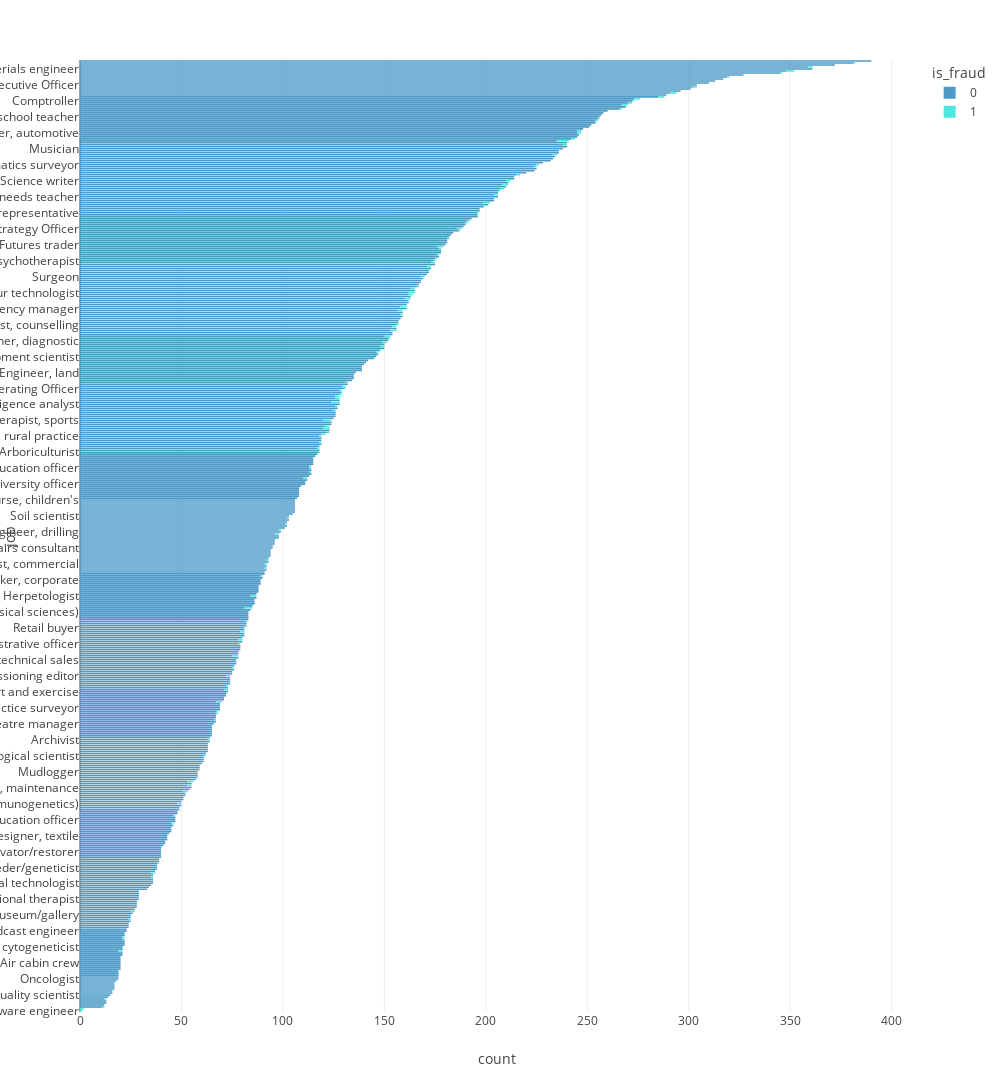

Notebook code cell kept with this figure:
### Code cell
df['job'].value_counts()
fig = px.histogram(df, y="job", color="is_fraud", category_orders={"job": df['job'].value_counts().index.to_list()})
fig.update_layout(width=1000, height=2500)
fig.show()

### Figure 1 — Plotly figure (JSON) as saved in the notebook; plotly's stock layout.template omitted (floating-point values rounded to 4 significant figures; data arrays with more than 128 entries replaced by an {"elided": "..."} marker saying what was removed)
{"data": [{"alignmentgroup": "True", "bingroup": "y", "hovertemplate": "is_fraud=0<br>count=%{x}<br>job=%{y}<extra></extra>", "legendgroup": "0", "marker": {"color": "#4B9AC7", "pattern": {"shape": ""}}, "name": "0", "offsetgroup": "0", "orientation": "h", "showlegend": true, "type": "histogram", "xaxis": "x", "y": {"elided": "55359 str values"}, "yaxis": "y"}, {"alignmentgroup": "True", "bingroup": "y", "hovertemplate": "is_fraud=1<br>count=%{x}<br>job=%{y}<extra></extra>", "legendgroup": "1", "marker": {"color": "#4BE8E0", "pattern": {"shape": ""}}, "name": "1", "offsetgroup": "1", "orientation": "h", "showlegend": true, "type": "histogram", "xaxis": "x", "y": {"elided": "213 str values"}, "yaxis": "y"}], "layout": {"barmode": "relative", "height": 2500, "legend": {"title": {"text": "is_fraud"}, "tracegroupgap": 0}, "margin": {"t": 60}, "width": 1000, "xaxis": {"anchor": "y", "domain": [0, 1], "title": {"text": "count"}}, "yaxis": {"anchor": "x", "categoryarray": {"elided": "477 str values"}, "categoryorder": "array", "domain": [0, 1], "title": {"text": "job"}}}}
